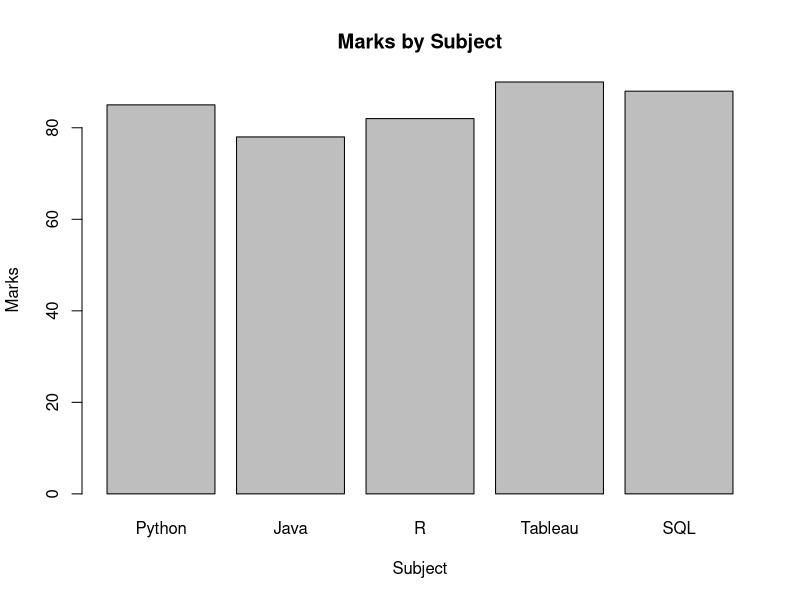

The R source for this figure:
subjects <- c("Python", "Java", "R", "Tableau", "SQL")
marks <- c(85, 78, 82, 90, 88)

barplot(marks,
        names.arg=subjects,
        main="Marks by Subject",
        xlab="Subject",
        ylab="Marks")
